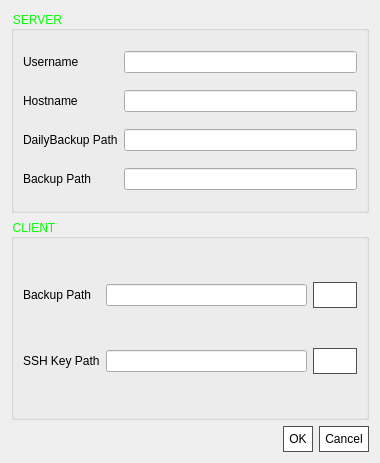
<?xml version="1.0" encoding="UTF-8"?>
<ui version="4.0">
 <class>configDialog</class>
 <widget class="QDialog" name="configDialog">
  <property name="geometry">
   <rect>
    <x>0</x>
    <y>0</y>
    <width>380</width>
    <height>463</height>
   </rect>
  </property>
  <property name="windowTitle">
   <string>Connect</string>
  </property>
  <property name="styleSheet">
   <string notr="true">QPushButton {
    color: rgb(0, 0, 0);
    background-color: rgb(255, 255, 255);
    border-width: 1px;
    border-color: rgb(80, 80, 80);
    border-style: solid;
    padding: 5px;
    border-radius: 0px;
    outline: none;
}

QPushButton:hover {
    background-color: qlineargradient(spread:pad, x1:1, y1:1, x2:1, y2:0, stop:0 rgba(219, 219, 219, 255), stop:1 rgba(255, 255, 255, 255));
    border-color: rgb(54, 159, 190);
}

QPushButton:pressed {
    background-color: qlineargradient(spread:pad, x1:0, y1:0, x2:0, y2:1, stop:0 rgba(221, 221, 221, 255), stop:1 rgba(255, 255, 255, 255));
}

QGroupBox {
    color: rgb(0, 0, 0);
    font-size: 12px;
    qproperty-alignment: AlignCenter;
}</string>
  </property>
  <layout class="QGridLayout" name="gridLayout_5">
   <item row="2" column="0">
    <widget class="QGroupBox" name="groupBox_5">
     <property name="styleSheet">
      <string notr="true">QGroupBox {
    color: #00ff00;
}</string>
     </property>
     <property name="title">
      <string>CLIENT</string>
     </property>
     <layout class="QGridLayout" name="gridLayout_6">
      <item row="1" column="0">
       <widget class="QLabel" name="userLabel_3">
        <property name="text">
         <string>Backup Path</string>
        </property>
        <property name="alignment">
         <set>Qt::AlignLeading|Qt::AlignLeft|Qt::AlignVCenter</set>
        </property>
       </widget>
      </item>
      <item row="2" column="0">
       <widget class="QLabel" name="label_3">
        <property name="text">
         <string>SSH Key Path</string>
        </property>
       </widget>
      </item>
      <item row="1" column="2" colspan="3">
       <widget class="QLineEdit" name="clientBackupLine">
        <property name="alignment">
         <set>Qt::AlignLeading|Qt::AlignLeft|Qt::AlignVCenter</set>
        </property>
        <property name="placeholderText">
         <string/>
        </property>
       </widget>
      </item>
      <item row="1" column="5">
       <widget class="QPushButton" name="searchBackupButton">
        <property name="sizePolicy">
         <sizepolicy hsizetype="Fixed" vsizetype="Fixed">
          <horstretch>0</horstretch>
          <verstretch>0</verstretch>
         </sizepolicy>
        </property>
        <property name="text">
         <string/>
        </property>
        <property name="icon">
         <iconset resource="resources.qrc">
          <normaloff>:/qss_icons/rc/search_icon.png</normaloff>:/qss_icons/rc/search_icon.png</iconset>
        </property>
       </widget>
      </item>
      <item row="2" column="5">
       <widget class="QPushButton" name="searchSSHButton">
        <property name="text">
         <string/>
        </property>
        <property name="icon">
         <iconset resource="resources.qrc">
          <normaloff>:/qss_icons/rc/search_icon.png</normaloff>:/qss_icons/rc/search_icon.png</iconset>
        </property>
        <property name="iconSize">
         <size>
          <width>16</width>
          <height>16</height>
         </size>
        </property>
       </widget>
      </item>
      <item row="2" column="2" colspan="3">
       <widget class="QLineEdit" name="clientKeyLine">
        <property name="placeholderText">
         <string/>
        </property>
       </widget>
      </item>
     </layout>
    </widget>
   </item>
   <item row="0" column="0">
    <widget class="QGroupBox" name="groupBox">
     <property name="styleSheet">
      <string notr="true">QGroupBox {
    color: #00ff00;
}</string>
     </property>
     <property name="title">
      <string>SERVER</string>
     </property>
     <layout class="QGridLayout" name="gridLayout">
      <item row="6" column="0">
       <widget class="QLabel" name="hostLabel">
        <property name="text">
         <string>Hostname</string>
        </property>
        <property name="alignment">
         <set>Qt::AlignLeading|Qt::AlignLeft|Qt::AlignVCenter</set>
        </property>
       </widget>
      </item>
      <item row="8" column="1">
       <widget class="QLineEdit" name="serverDailyLine">
        <property name="echoMode">
         <enum>QLineEdit::Normal</enum>
        </property>
        <property name="alignment">
         <set>Qt::AlignLeading|Qt::AlignLeft|Qt::AlignVCenter</set>
        </property>
        <property name="placeholderText">
         <string/>
        </property>
       </widget>
      </item>
      <item row="6" column="1">
       <widget class="QLineEdit" name="serverHostLine">
        <property name="alignment">
         <set>Qt::AlignLeading|Qt::AlignLeft|Qt::AlignVCenter</set>
        </property>
        <property name="placeholderText">
         <string/>
        </property>
       </widget>
      </item>
      <item row="3" column="0">
       <widget class="QLabel" name="userLabel">
        <property name="text">
         <string>Username</string>
        </property>
        <property name="alignment">
         <set>Qt::AlignLeading|Qt::AlignLeft|Qt::AlignVCenter</set>
        </property>
       </widget>
      </item>
      <item row="8" column="0">
       <widget class="QLabel" name="hostLabel_2">
        <property name="text">
         <string>DailyBackup Path</string>
        </property>
        <property name="alignment">
         <set>Qt::AlignLeading|Qt::AlignLeft|Qt::AlignVCenter</set>
        </property>
       </widget>
      </item>
      <item row="3" column="1">
       <widget class="QLineEdit" name="serverUserLine">
        <property name="alignment">
         <set>Qt::AlignLeading|Qt::AlignLeft|Qt::AlignVCenter</set>
        </property>
        <property name="placeholderText">
         <string/>
        </property>
       </widget>
      </item>
      <item row="9" column="1">
       <widget class="QLineEdit" name="serverBackupLine">
        <property name="alignment">
         <set>Qt::AlignLeading|Qt::AlignLeft|Qt::AlignVCenter</set>
        </property>
        <property name="placeholderText">
         <string/>
        </property>
       </widget>
      </item>
      <item row="9" column="0">
       <widget class="QLabel" name="label_2">
        <property name="text">
         <string>Backup Path</string>
        </property>
       </widget>
      </item>
     </layout>
    </widget>
   </item>
   <item row="3" column="0">
    <widget class="QDialogButtonBox" name="buttonBox">
     <property name="orientation">
      <enum>Qt::Horizontal</enum>
     </property>
     <property name="standardButtons">
      <set>QDialogButtonBox::Cancel|QDialogButtonBox::Ok</set>
     </property>
    </widget>
   </item>
  </layout>
 </widget>
 <resources>
  <include location="resources.qrc"/>
 </resources>
 <connections>
  <connection>
   <sender>buttonBox</sender>
   <signal>accepted()</signal>
   <receiver>configDialog</receiver>
   <slot>accept()</slot>
   <hints>
    <hint type="sourcelabel">
     <x>248</x>
     <y>254</y>
    </hint>
    <hint type="destinationlabel">
     <x>157</x>
     <y>274</y>
    </hint>
   </hints>
  </connection>
  <connection>
   <sender>buttonBox</sender>
   <signal>rejected()</signal>
   <receiver>configDialog</receiver>
   <slot>reject()</slot>
   <hints>
    <hint type="sourcelabel">
     <x>316</x>
     <y>260</y>
    </hint>
    <hint type="destinationlabel">
     <x>286</x>
     <y>274</y>
    </hint>
   </hints>
  </connection>
 </connections>
 <slots>
  <signal>okClicked()</signal>
 </slots>
</ui>
